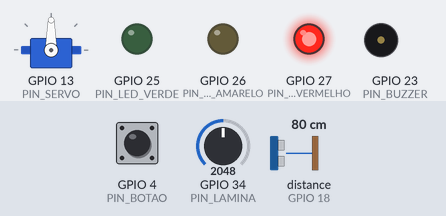
This sketch was run on a simulated ESP32. Parts: servo, output pins drawn as LEDs (lit = HIGH), buzzer (waves = sounding). Wiring (from diagram.json): ultrasonic range finder: trigger GPIO 5; echo GPIO 18. Inputs (shaded band) come from the test bench; at power-on: GPIO 34 (PIN_LAMINA) = 2048, distance to the obstacle (sensor on GPIO 18) 80 cm, GPIO 4 (PIN_BOTAO) HIGH. The echo pulse lasts 58.3 µs per cm; pins used as bus, display or sensor lines are not drawn; what the sketch prints to the serial monitor is not drawn.

Above: at 0.6 s.
1.4 s: GPIO 34 (PIN_LAMINA) set to 2018
At 2.6 s:
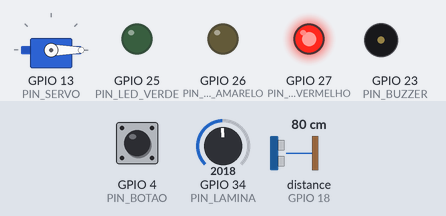
3.1 s: GPIO 34 (PIN_LAMINA) set to 1132
4.6 s: GPIO 34 (PIN_LAMINA) set to 1052
At 5.2 s:
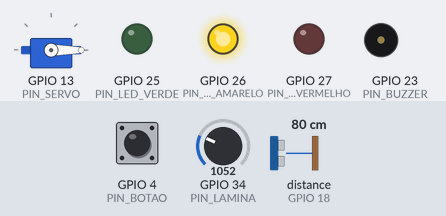
6.1 s: GPIO 34 (PIN_LAMINA) set to 438
7.6 s: GPIO 34 (PIN_LAMINA) set to 377
At 8.8 s:
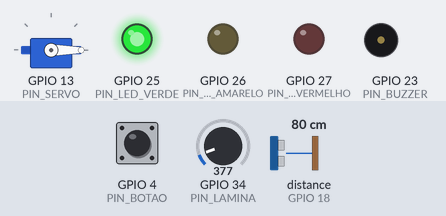
9.1 s: distance to the obstacle (sensor on GPIO 18) set to 2 cm
At 10.6 s:
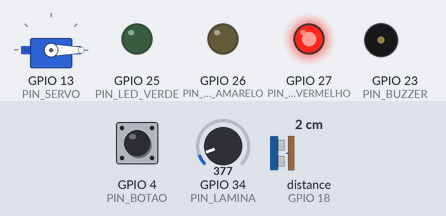
Timing chart, 0 to 12.1 s (numbered marks = the images above; inputs shaded):
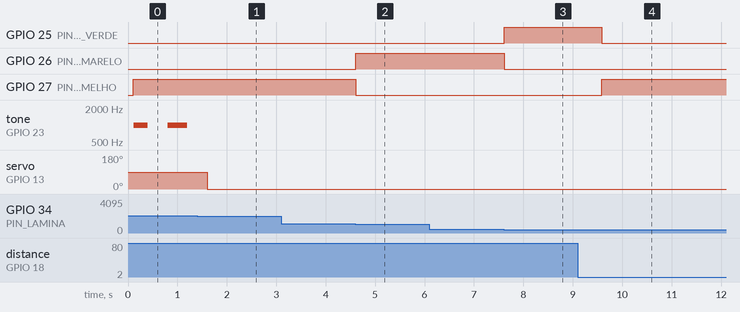

Measured:
- the behaviour switches between 2048 and 2047 on GPIO 34 (PIN_LAMINA) (found by bisection; images 0 and 1)
- the behaviour switches between 1092 and 1091 on GPIO 34 (PIN_LAMINA) (found by bisection; images 1 and 2)
- the behaviour switches between 410 and 409 on GPIO 34 (PIN_LAMINA) (found by bisection; images 2 and 3)
- after the input at 1.4 s, tone on GPIO 23 (PIN_BUZZER): stops changing and stays silent; servo on GPIO 13 (PIN_SERVO): 90° → 0° after 0.20 s
- after the input at 3.1 s, every drawn part: stays the same
- after the input at 4.6 s, GPIO 26 (PIN_LED_AMARELO): LOW → HIGH at once; GPIO 27 (PIN_LED_VERMELHO): HIGH → LOW at once
- after the input at 6.1 s, every drawn part: stays the same
- after the input at 7.6 s, GPIO 25 (PIN_LED_VERDE): LOW → HIGH at once; GPIO 26 (PIN_LED_AMARELO): HIGH → LOW at once
- after the input at 9.1 s, GPIO 25 (PIN_LED_VERDE): HIGH → LOW after 0.49 s; GPIO 27 (PIN_LED_VERMELHO): LOW → HIGH after 0.49 s

The sketch:

sketch.ino
```cpp
/*
  Quadra Viva — nó sensor da boca de lobo (ESP32 + Wokwi)
  Disciplina: Physical Computing: IoT & IoB · FIAP Global Solution 2026.2

  O que o nó faz:
    1. Mede o nível de lixo/sedimento dentro da boca de lobo (HC-SR04) -> obstrução em %.
    2. Mede a lâmina d'água na rua (potenciômetro simulando o sensor de nível) -> cm.
    3. Recebe a "previsão de chuva" (botão simulando o alerta do modelo de IA).
    4. Classifica o risco (baixo / atenção / alto / crítico), com os mesmos níveis do app mobile.
    5. Avisa: LEDs, buzzer (só no crítico) e servo (cancela que trava a quadra-reservatório).
    6. Publica no Serial um JSON no mesmo formato da "Rua" do app (data/types.ts).

  Os valores de limite abaixo são hipóteses de projeto, não normas técnicas.
*/

#include <ESP32Servo.h>

// ---------- Pinos ----------
const int PIN_TRIG = 5;
const int PIN_ECHO = 18;
const int PIN_LAMINA = 34;  // entrada analógica (ADC1)
const int PIN_LED_VERDE = 25;
const int PIN_LED_AMARELO = 26;
const int PIN_LED_VERMELHO = 27;
const int PIN_BUZZER = 23;
const int PIN_SERVO = 13;
const int PIN_BOTAO = 4;  // INPUT_PULLUP: pressionado = LOW

// ---------- Identificação do nó ----------
const char* RUA_ID = "r1";  // Rua das Acácias, como no mock do app
const char* BOCA_ID = "bl-01";

// ---------- Geometria e limites (hipóteses de projeto) ----------
const float PROFUNDIDADE_CM = 60.0;  // sensor no topo -> fundo limpo da boca de lobo
const float LAMINA_MAX_CM = 30.0;    // fundo de escala do sensor de lâmina d'água

const float OBSTRUCAO_ATENCAO = 40.0;  // %
const float OBSTRUCAO_ALTO = 70.0;     // %
const float LAMINA_ATENCAO = 3.0;      // cm
const float LAMINA_ALTO = 8.0;         // cm
const float LAMINA_CRITICO = 15.0;     // cm

const int ANGULO_ABERTA = 0;
const int ANGULO_TRAVADA = 90;

const unsigned long INTERVALO_LEITURA_MS = 500;
const unsigned long INTERVALO_RELATORIO_MS = 2000;
const unsigned long DEBOUNCE_MS = 50;

enum Risco { BAIXO, ATENCAO, ALTO, CRITICO };
const char* NOME_RISCO[] = {"baixo", "atencao", "alto", "critico"};

Servo cancela;

float obstrucaoPct = 0;
float laminaCm = 0;
bool sensorOk = true;
bool chuvaPrevista = false;
bool quadraTravada = false;
Risco risco = BAIXO;

unsigned long ultimaLeitura = 0;
unsigned long ultimoRelatorio = 0;
unsigned long ultimoBotao = 0;
bool botaoAnterior = HIGH;

// Distância em cm; retorna -1 se não houver eco (sensor desconectado ou fora de alcance).
float medirDistanciaCm() {
  digitalWrite(PIN_TRIG, LOW);
  delayMicroseconds(2);
  digitalWrite(PIN_TRIG, HIGH);
  delayMicroseconds(10);
  digitalWrite(PIN_TRIG, LOW);
  unsigned long dur = pulseIn(PIN_ECHO, HIGH, 30000UL);  // timeout 30 ms (~5 m)
  if (dur == 0) return -1;
  return dur * 0.0343f / 2.0f;
}

// Mediana de 5 leituras para ignorar picos (respingos, ruído).
float distanciaFiltradaCm() {
  float v[5];
  int n = 0;
  for (int i = 0; i < 5; i++) {
    float d = medirDistanciaCm();
    if (d > 0) v[n++] = d;
    delay(15);
  }
  if (n == 0) return -1;
  for (int i = 1; i < n; i++) {  // ordenação por inserção
    float k = v[i];
    int j = i - 1;
    while (j >= 0 && v[j] > k) {
      v[j + 1] = v[j];
      j--;
    }
    v[j + 1] = k;
  }
  return v[n / 2];
}

Risco classificar(float obstrucao, float lamina, bool previsao) {
  Risco r = BAIXO;
  if (obstrucao >= OBSTRUCAO_ATENCAO || lamina >= LAMINA_ATENCAO) r = ATENCAO;
  if (obstrucao >= OBSTRUCAO_ALTO || lamina >= LAMINA_ALTO) r = ALTO;
  if (lamina >= LAMINA_CRITICO || (obstrucao >= OBSTRUCAO_ALTO && lamina >= LAMINA_ALTO)) r = CRITICO;
  // Boca de lobo já parcialmente entupida + chuva prevista: agir antes da chuva.
  if (previsao && obstrucao >= OBSTRUCAO_ATENCAO && r < ALTO) r = ALTO;
  return r;
}

void atualizarSaidas() {
  digitalWrite(PIN_LED_VERDE, risco == BAIXO);
  digitalWrite(PIN_LED_AMARELO, risco == ATENCAO);
  digitalWrite(PIN_LED_VERMELHO, risco >= ALTO);

  // A quadra trava quando o risco é crítico, ou alto com chuva prevista.
  quadraTravada = (risco == CRITICO) || (risco == ALTO && chuvaPrevista);
  cancela.write(quadraTravada ? ANGULO_TRAVADA : ANGULO_ABERTA);
}

// Buzzer intermitente (sem delay) só no nível crítico.
void atualizarBuzzer() {
  if (risco == CRITICO && (millis() / 400) % 2 == 0) {
    tone(PIN_BUZZER, 1000);
  } else {
    noTone(PIN_BUZZER);
  }
}

void lerBotao() {
  bool atual = digitalRead(PIN_BOTAO);
  if (atual == LOW && botaoAnterior == HIGH && millis() - ultimoBotao > DEBOUNCE_MS) {
    chuvaPrevista = !chuvaPrevista;
    ultimoBotao = millis();
    Serial.print(F("# Previsao de chuva (IA): "));
    Serial.println(chuvaPrevista ? F("ATIVADA") : F("desativada"));
    risco = classificar(obstrucaoPct, laminaCm, chuvaPrevista);
    atualizarSaidas();
  }
  botaoAnterior = atual;
}

void lerSensores() {
  float d = distanciaFiltradaCm();
  sensorOk = d > 0;
  if (sensorOk) {
    obstrucaoPct = constrain((PROFUNDIDADE_CM - d) / PROFUNDIDADE_CM * 100.0f, 0.0f, 100.0f);
  }
  int bruto = analogRead(PIN_LAMINA);  // 0..4095
  laminaCm = bruto * LAMINA_MAX_CM / 4095.0f;

  Risco novo = classificar(obstrucaoPct, laminaCm, chuvaPrevista);
  if (novo != risco) {
    risco = novo;
    atualizarSaidas();
  }
}

// Mesmo formato dos campos da "Rua" do app (risco, laminaCm, bocasObstruidas).
void publicar() {
  Serial.print(F("{\"ruaId\":\""));
  Serial.print(RUA_ID);
  Serial.print(F("\",\"bocaId\":\""));
  Serial.print(BOCA_ID);
  Serial.print(F("\",\"risco\":\""));
  Serial.print(NOME_RISCO[risco]);
  Serial.print(F("\",\"laminaCm\":"));
  Serial.print(laminaCm, 1);
  Serial.print(F(",\"obstrucaoPct\":"));
  Serial.print(obstrucaoPct, 0);
  Serial.print(F(",\"bocaObstruida\":"));
  Serial.print(obstrucaoPct >= OBSTRUCAO_ALTO ? F("true") : F("false"));
  Serial.print(F(",\"chuvaPrevista\":"));
  Serial.print(chuvaPrevista ? F("true") : F("false"));
  Serial.print(F(",\"quadraTravada\":"));
  Serial.print(quadraTravada ? F("true") : F("false"));
  Serial.print(F(",\"sensorOk\":"));
  Serial.print(sensorOk ? F("true") : F("false"));
  Serial.println(F("}"));
}

void setup() {
  Serial.begin(115200);
  pinMode(PIN_TRIG, OUTPUT);
  pinMode(PIN_ECHO, INPUT);
  pinMode(PIN_LED_VERDE, OUTPUT);
  pinMode(PIN_LED_AMARELO, OUTPUT);
  pinMode(PIN_LED_VERMELHO, OUTPUT);
  pinMode(PIN_BUZZER, OUTPUT);
  pinMode(PIN_BOTAO, INPUT_PULLUP);
  cancela.attach(PIN_SERVO);

  Serial.println(F("# Quadra Viva - no sensor da boca de lobo"));
  Serial.println(F("# Botao = previsao de chuva (IA) liga/desliga"));
  lerSensores();
  atualizarSaidas();
  publicar();
}

void loop() {
  unsigned long agora = millis();
  lerBotao();
  atualizarBuzzer();

  if (agora - ultimaLeitura >= INTERVALO_LEITURA_MS) {
    ultimaLeitura = agora;
    lerSensores();
  }
  if (agora - ultimoRelatorio >= INTERVALO_RELATORIO_MS) {
    ultimoRelatorio = agora;
    publicar();
  }
}
```
